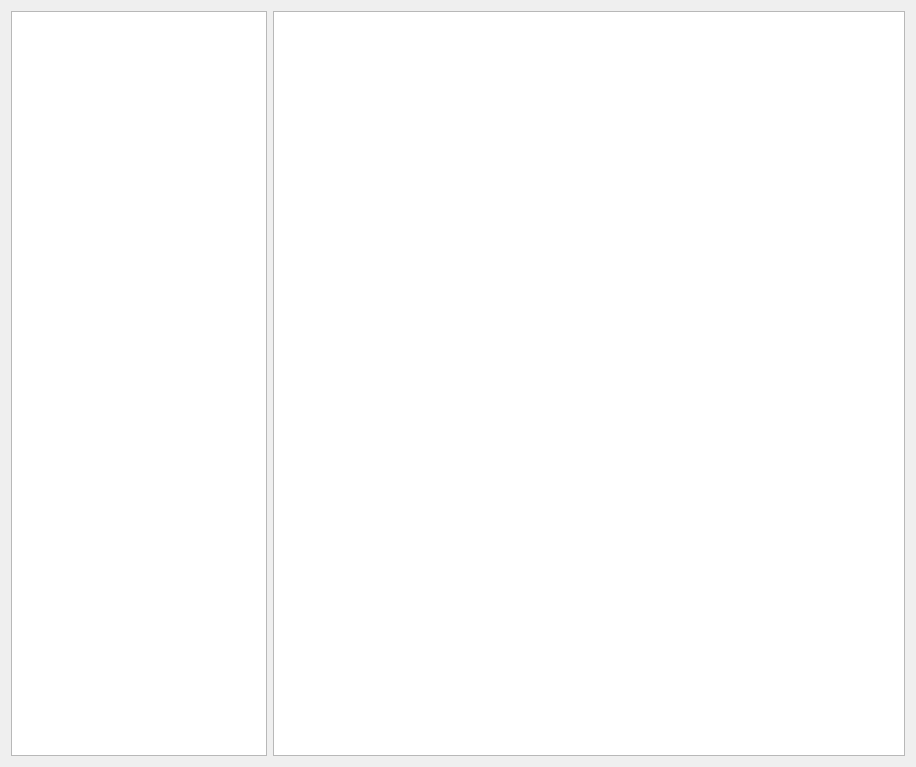
<?xml version="1.0" encoding="UTF-8"?>
<ui version="4.0">
 <class>BuildinMacros</class>
 <widget class="QWidget" name="BuildinMacros">
  <property name="geometry">
   <rect>
    <x>0</x>
    <y>0</y>
    <width>916</width>
    <height>767</height>
   </rect>
  </property>
  <property name="windowTitle">
   <string>Form</string>
  </property>
  <layout class="QHBoxLayout" name="horizontalLayout" stretch="0,1">
   <item>
    <widget class="QListView" name="listView">
     <property name="editTriggers">
      <set>QAbstractItemView::EditTrigger::NoEditTriggers</set>
     </property>
    </widget>
   </item>
   <item>
    <widget class="QTextBrowser" name="textBrowser"/>
   </item>
  </layout>
 </widget>
 <resources/>
 <connections/>
</ui>
